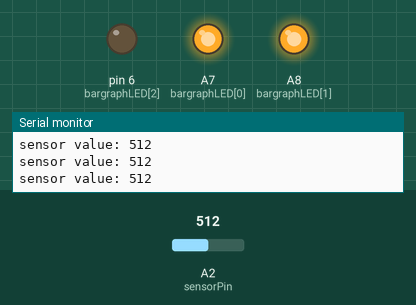
Bench run of a sketch on a simulated Arduino Mega 2560, built with avr-gcc and run on an emulated ATmega2560. On the bench: output pins drawn as LEDs (lit = HIGH), the last lines printed to the serial monitor. The test bench sets the inputs (shaded band); at power-on: A2 (sensorPin) = 512.

Above: at 1.2 s.
1.3 s: A2 (sensorPin) set to 670
4.3 s: A2 (sensorPin) set to 691
At 5.4 s:
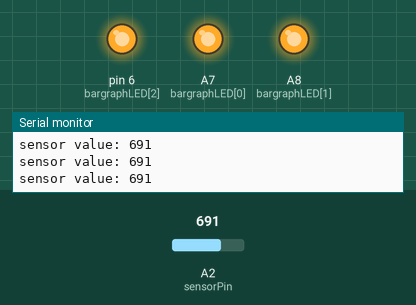
5.8 s: A2 (sensorPin) set to 40
At 7.0 s:
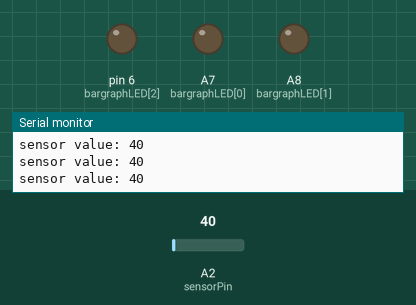
7.3 s: A2 (sensorPin) set to 53
At 8.5 s:
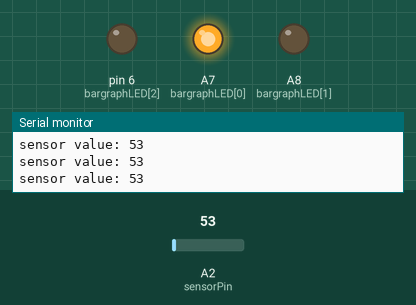
8.8 s: A2 (sensorPin) set to 0
At 9.8 s:
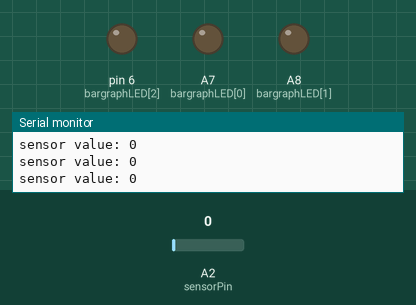
10.3 s: A2 (sensorPin) set to 60
At 11.6 s:
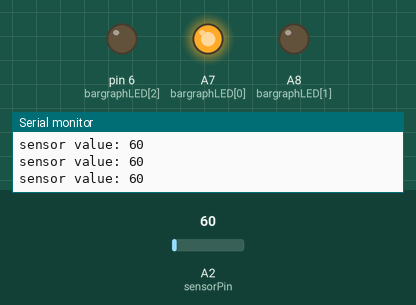
Timing chart, 0 to 12.8 s (numbered marks = the images above; inputs shaded):
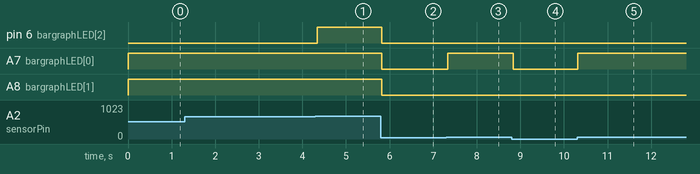

The sketch:

LightSensor_to_LEDs.ino
```cpp
/*
* Curators: Agnes Elfvingsson, Filippo De Togni
* Date: 24/10/2024
* Affiliation: IOIO Lab, Malmö University
*
* Sketch Name: LightSensor_to_LEDs
* Behaviour: The LEDs are affected by light input. If maximum light, all LEDs will be on in order green, blue, red. If minimum light they will be off.
* Components required: LilyPad ProtoSnap Plus (LilyPad USB Plus with LEDs and Light Sensor).
* Based on: https://learn.sparkfun.com/tutorials/lilypad-protosnap-plus-activity-guide/8-led-bar-graph
* For some guidance on how to sew, you can check out this guide: https://learn.sparkfun.com/tutorials/getting-started-with-lilypad
*
* Extra info here: See video 'LightSensor_to_LEDs' for a preview of expexted behaviour
*/

int sensorPin = A2;  // Define the analog pin where the sensor is connected
int bargraphLED[3] = {A7, A8, 6};  // Define an array for 3 LED pins green, blue, red (A7, A8, and pin 6)

void setup()
{
  int x;  // Variable for loop indexing

  pinMode(sensorPin, INPUT);  // Set the sensor pin as an input

  // Set each LED pin in the array to output mode
  for (x = 0; x <= 2; x++) {
    pinMode(bargraphLED[x], OUTPUT);
  }

  Serial.begin(9600);  // Start the serial communication at 9600 baud rate
}

void loop()
{
  int sensorValue;  // Variable to store the sensor value

  sensorValue = analogRead(sensorPin);  // Read the value from the sensor

  // Print the sensor value to the serial monitor
  Serial.print("sensor value: ");
  Serial.println(sensorValue);

  // Call the function to control the LEDs based on the sensor value
  barGraph(sensorValue);
}

void barGraph(int value)
{
  int x;  // Variable for loop indexing

  // Loop through each LED
  for (x = 0; x <= 2; x++) {
    // If the sensor value is less than 50, turn all LEDs off
    if (value < 50) {
      digitalWrite(bargraphLED[x], LOW);
    }
    // If the sensor value is greater than x*340, turn the current LED on
    else if (value > (x * 340))
    {
      digitalWrite(bargraphLED[x], HIGH);
    }
    // Otherwise, turn the current LED off
    else
    {
      digitalWrite(bargraphLED[x], LOW);
    }
  }
}
```

Measured:
- the behaviour switches between 680 and 681 on A2 (sensorPin) (found by bisection; images 0 and 1)
- the behaviour switches between 49 and 50 on A2 (sensorPin) (found by bisection; images 2 and 3)
- after the input at 4.3 s, pin 6 (bargraphLED[2]): LOW → HIGH at once
- after the input at 5.8 s, pin 6 (bargraphLED[2]), A7 (bargraphLED[0]), A8 (bargraphLED[1]): HIGH → LOW at once
- after the input at 7.3 s, A7 (bargraphLED[0]): LOW → HIGH at once
- after the input at 8.8 s, A7 (bargraphLED[0]): HIGH → LOW at once
- after the input at 10.3 s, A7 (bargraphLED[0]): LOW → HIGH at once
